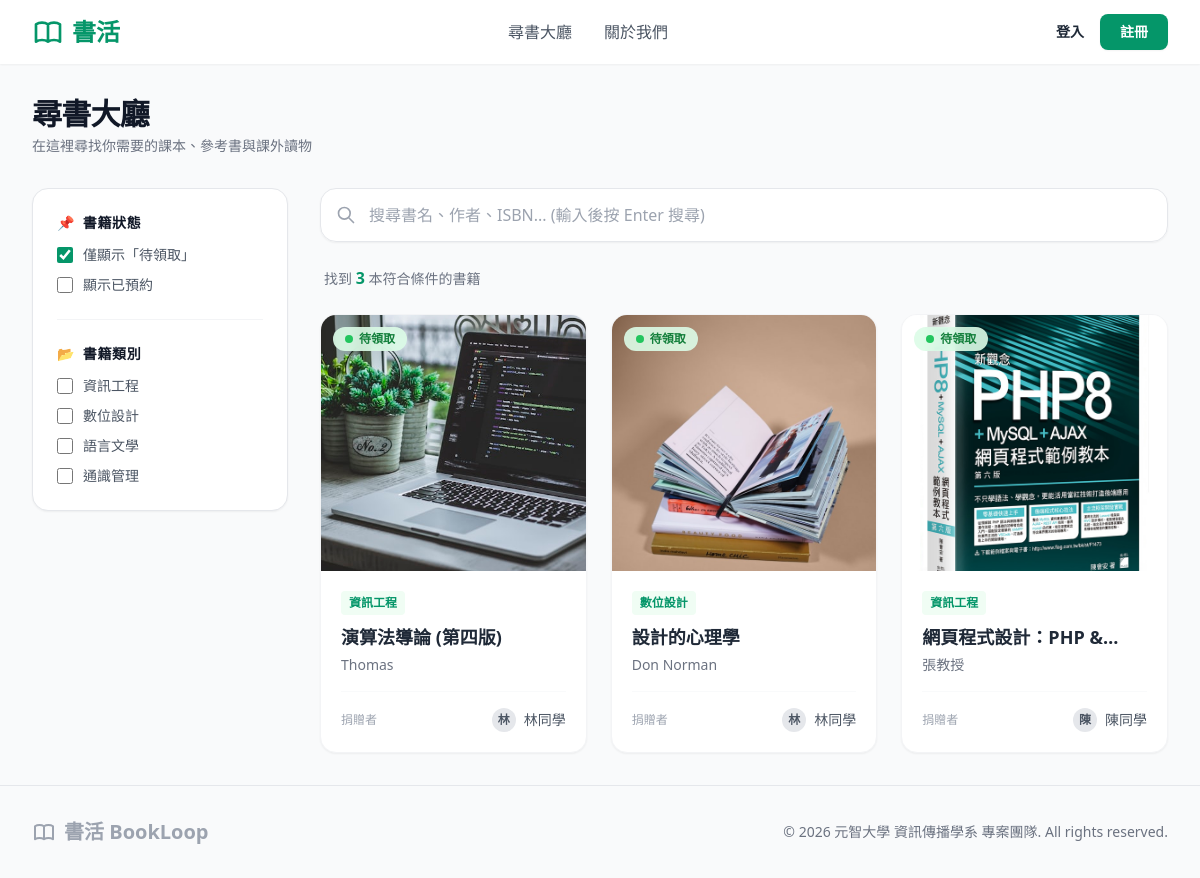
Screenshot of /search.php with the database file from the repository.
### tables this page shows
CREATE TABLE `Category` (
    `ccategory_id` INT AUTO_INCREMENT NOT NULL,
    `ccategory_name` VARCHAR(50) NOT NULL COMMENT '分類名稱（如：資工、設計、文學）',
    PRIMARY KEY (`ccategory_id`)
);

CREATE TABLE `Book` (
    `bbook_id` INT AUTO_INCREMENT NOT NULL,
    `bisbn` VARCHAR(20) DEFAULT NULL COMMENT '國際標準書號',
    `btitle` VARCHAR(100) NOT NULL COMMENT '書名',
    `bauthor` VARCHAR(100) DEFAULT NULL COMMENT '作者',
	`bimage_url` VARCHAR(255) DEFAULT 'assets/images/default.png' COMMENT '封面圖片路徑',
    `bstatus` VARCHAR(50) DEFAULT 'available' COMMENT '狀態 (available, reserved, donated)',
    `bdonor_id` INT NOT NULL COMMENT '捐贈者用戶 ID',
    `bcategory_id` INT NOT NULL COMMENT '書籍分類 ID',
    `bcreated_at` TIMESTAMP DEFAULT CURRENT_TIMESTAMP COMMENT '發佈時間',
    PRIMARY KEY (`bbook_id`),
    FOREIGN KEY (`bdonor_id`) REFERENCES `User` (`user_id`) ON DELETE CASCADE,
    FOREIGN KEY (`bcategory_id`) REFERENCES `Category` (`ccategory_id`) ON DELETE CASCADE
);

CREATE TABLE `User` (
  `user_id` int(11) NOT NULL AUTO_INCREMENT COMMENT '用戶唯一識別碼',
  `ustudent_id` varchar(50) NOT NULL COMMENT '學號',
  `uname` varchar(50) NOT NULL COMMENT '姓名/暱稱',
  `uemail` varchar(100) NOT NULL COMMENT '學校信箱',
  `upassword` varchar(255) NOT NULL COMMENT 'BCRYPT加密密碼',
  `ulocation` varchar(100) NOT NULL COMMENT '常駐面交地點',
  `urole` varchar(20) NOT NULL DEFAULT 'user' COMMENT '系統權限: admin / user',
  `status` varchar(20) NOT NULL DEFAULT 'active' COMMENT '帳號狀態: active / banned',
  PRIMARY KEY (`user_id`),
  UNIQUE KEY `uemail_unique` (`uemail`),
  UNIQUE KEY `ustudent_id_unique` (`ustudent_id`)
);

### components/book_card.php (the view, shortened to what this page needs)
<?php
$status_bg = 'bg-green-100 text-green-700';
$status_dot = 'bg-green-500';
$status_text = '待領取';
?>
<div class="bg-white rounded-2xl shadow-sm border border-gray-100 overflow-hidden hover:shadow-md transition-shadow duration-300 flex flex-col h-full">
    <a href="book_detail.php?id=<?php echo $book['bbook_id']; ?>" class="relative h-64 overflow-hidden bg-gray-50 block group">
        <div class="absolute top-3 left-3 px-3 py-1 rounded-full text-xs font-bold flex items-center gap-1.5 <?php echo $status_bg; ?> z-10 backdrop-blur-sm bg-opacity-90">
            <span class="w-2 h-2 rounded-full <?php echo $status_dot; ?>"></span>
            <?php echo $status_text; ?>
        </div>
        <img src="<?php echo htmlspecialchars($book['bimage_url']); ?>" alt="<?php echo htmlspecialchars($book['btitle']); ?>" class="w-full h-full object-cover group-hover:scale-105 transition-transform duration-500">
    </a>
    <div class="p-5 flex flex-col flex-grow">
        <div class="text-xs font-bold text-brand bg-green-50 inline-block px-2 py-1 rounded mb-2 w-max">
            <?php echo htmlspecialchars($book['ccategory_name']); ?>
        </div>
        <h3 class="text-lg font-bold text-gray-800 mb-1 line-clamp-1" title="<?php echo htmlspecialchars($book['btitle']); ?>">
            <a href="book_detail.php?id=<?php echo $book['bbook_id']; ?>" class="hover:text-brand transition">
                <?php echo htmlspecialchars($book['btitle']); ?>
            </a>
        </h3>
        <p class="text-sm text-gray-500 mb-4 line-clamp-1"><?php echo htmlspecialchars($book['bauthor']); ?></p>
        <div class="mt-auto pt-4 border-t border-gray-50 flex justify-between items-center">
            <span class="text-xs text-gray-400">捐贈者</span>
            <div class="flex items-center gap-2">
                <div class="w-6 h-6 rounded-full bg-gray-200 flex items-center justify-center text-xs text-gray-600 font-bold">
                    <?php echo mb_substr($book['donor_name'], 0, 1, 'UTF-8'); ?>
                </div>
                <span class="text-sm text-gray-600 font-medium"><?php echo htmlspecialchars($book['donor_name']); ?></span>
            </div>
        </div>
    </div>
</div>

### search.php (shortened to what this page needs)
<?php
require_once 'config/database.php';
if (empty($_GET)) {
    $statuses = ['available'];
    $selected_categories = [];
    $keyword = '';
} else {
    $statuses = $_GET['status'] ?? [];
    $selected_categories = $_GET['category'] ?? [];
    $keyword = trim($_GET['keyword'] ?? '');
}
$where_clauses = [];
$params = [];
if (!empty($statuses)) {
    $placeholders = implode(',', array_fill(0, count($statuses), '?'));
    $where_clauses[] = "b.bstatus IN ($placeholders)";
    foreach ($statuses as $status) {
        $params[] = $status;
    }
}
try {
    $query = "SELECT b.*, c.ccategory_name, u.uname AS donor_name
              FROM Book b
              LEFT JOIN Category c ON b.bcategory_id = c.ccategory_id
              LEFT JOIN User u ON b.bdonor_id = u.user_id";
    if (!empty($where_clauses)) {
        $query .= " WHERE " . implode(" AND ", $where_clauses);
    }
    $cat_stmt = $conn->query("SELECT * FROM Category ORDER BY ccategory_id ASC");
    $all_categories = $cat_stmt->fetchAll(PDO::FETCH_ASSOC);
    $query .= " ORDER BY b.bbook_id DESC";
    $stmt = $conn->prepare($query);
    $stmt->execute($params);
    $real_search_results = $stmt->fetchAll(PDO::FETCH_ASSOC);
} catch (PDOException $e) {
    die("尋書大廳數據撈取失敗：" . $e->getMessage());
}
?>
<!DOCTYPE html>
<html lang="zh-TW">
<?php include 'components/head.php'; ?>
<body class="bg-gray-50 text-gray-800 flex flex-col min-h-screen font-sans">
    <?php include 'components/header.php'; ?>
    <main class="flex-grow max-w-7xl w-full mx-auto px-4 sm:px-6 lg:px-8 py-8">
        <div class="mb-8">
            <h1 class="text-3xl font-black text-gray-900 tracking-tight">尋書大廳</h1>
            <p class="text-gray-500 text-sm mt-1">在這裡尋找你需要的課本、參考書與課外讀物</p>
        </div>
        <form action="search.php" method="GET" class="flex flex-col md:flex-row gap-8">
            <aside class="w-full md:w-64 flex-shrink-0 space-y-6">
                <div class="bg-white p-6 rounded-2xl border border-gray-150 shadow-sm space-y-6">
                    <div>
                        <h3 class="text-sm font-bold text-gray-900 uppercase tracking-wider mb-3 flex items-center gap-2"><span>📌</span> 書籍狀態</h3>
                        <div class="space-y-2.5">
                            <label class="flex items-center text-sm text-gray-600 font-medium cursor-pointer group"><input type="checkbox" name="status[]" value="available" onchange="this.form.submit()" <?php echo in_array('available', $statuses) ? 'checked' : ''; ?> class="w-4 h-4 rounded text-brand focus:ring-brand border-gray-300 mr-2.5 accent-brand"><span class="group-hover:text-gray-900 transition">僅顯示「待領取」</span></label>
                            <label class="flex items-center text-sm text-gray-600 font-medium cursor-pointer group"><input type="checkbox" name="status[]" value="reserved" onchange="this.form.submit()" <?php echo in_array('reserved', $statuses) ? 'checked' : ''; ?> class="w-4 h-4 rounded text-brand focus:ring-brand border-gray-300 mr-2.5 accent-brand"><span class="group-hover:text-gray-900 transition">顯示已預約</span></label>
                        </div>
                    </div>
                    <hr class="border-gray-100">
                    <div>
                        <h3 class="text-sm font-bold text-gray-900 uppercase tracking-wider mb-3 flex items-center gap-2"><span>📂</span> 書籍類別</h3>
                        <div class="space-y-2.5">
                            <?php foreach ($all_categories as $cat): ?>
                                <label class="flex items-center text-sm text-gray-600 font-medium cursor-pointer group">
                                    <input type="checkbox" name="category[]"
                                        value="<?php echo $cat['ccategory_id']; ?>"
                                        onchange="this.form.submit()"
                                        <?php echo in_array($cat['ccategory_id'], $selected_categories) ? 'checked' : ''; ?>
                                        class="w-4 h-4 rounded text-brand focus:ring-brand border-gray-300 mr-2.5 accent-brand">
                                    <span class="group-hover:text-gray-900 transition">
                                        <?php echo htmlspecialchars($cat['ccategory_name']); ?>
                                    </span>
                                </label>
                            <?php endforeach; ?>
                        </div>
                    </div>
                </div>
            </aside>
            <section class="flex-grow space-y-6">
                <div class="relative w-full shadow-sm rounded-2xl">
                    <div class="absolute inset-y-0 left-0 pl-4 flex items-center pointer-events-none text-gray-400">
                    </div>
                    <input type="text" id="search-input" name="keyword" value="<?php echo htmlspecialchars($keyword); ?>" placeholder="搜尋書名、作者、ISBN... (輸入後按 Enter 搜尋)" class="w-full pl-12 pr-4 py-3.5 bg-white border border-gray-200 rounded-2xl focus:outline-none focus:border-brand focus:ring-2 focus:ring-green-100 font-medium transition placeholder-gray-400">
                </div>
                <div class="text-sm text-gray-500 font-medium px-1">
                    找到 <span id="result-count" class="text-brand font-bold text-base"><?php echo count($real_search_results); ?></span> 本符合條件的書籍
                </div>
                <div id="book-grid" class="grid grid-cols-1 sm:grid-cols-2 lg:grid-cols-3 gap-6">
                    <?php
                    if (count($real_search_results) > 0) {
                        foreach ($real_search_results as $book) {
                            include 'components/book_card.php';
                        }
                    } else {
                        echo '<div class="col-span-3 text-center py-16 bg-white rounded-2xl border border-gray-150 shadow-sm flex flex-col items-center justify-center">
                                <span class="text-4xl mb-3">📭</span>
                                <p class="text-gray-500 font-bold">找不到符合條件的書籍</p>
                                <p class="text-gray-400 text-sm mt-1">請嘗試清除部分篩選條件，或輸入其他關鍵字。</p>
                              </div>';
                    }
                    ?>
                </div>
            </section>
        </form>
    </main>
    <?php include 'components/footer.php'; ?>
</body>
</html>

### rows the page displays
category: ccategory_name "資訊工程"
category: ccategory_name "數位設計"
category: ccategory_name "語言文學"
category: ccategory_name "通識管理"
book: bimage_url (picture), bcategory.ccategory_name "資訊工程", btitle "演算法導論 (第四版)", bauthor "Thomas", bdonor.uname "林", bdonor.uname "林同學"
book: bimage_url (picture), bcategory.ccategory_name "數位設計", btitle "設計的心理學", bauthor "Don Norman", bdonor.uname "林", bdonor.uname "林同學"
book: bimage_url (picture), bcategory.ccategory_name "資訊工程", btitle "網頁程式設計：PHP…", bauthor "張教授", bdonor.uname "陳", bdonor.uname "陳同學"

### other values shown
count($real_search_results) "3"
